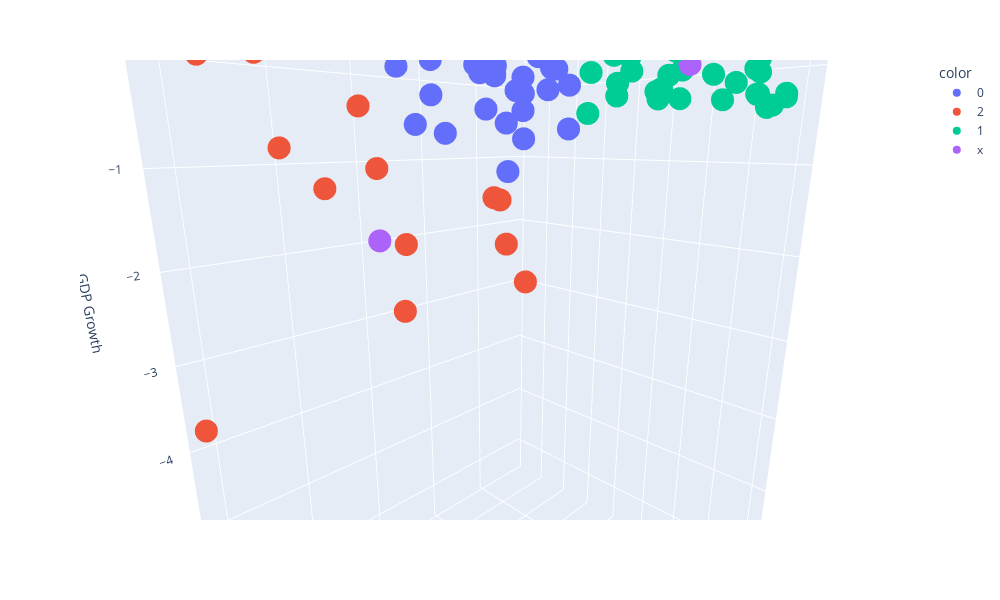

Notebook code cell kept with this figure:
### Code cell
fig = px.scatter_3d(X,x='Peace',y = 'Legal',z = 'GDP Growth',color=y,width=1000, height=600)
fig.show()
